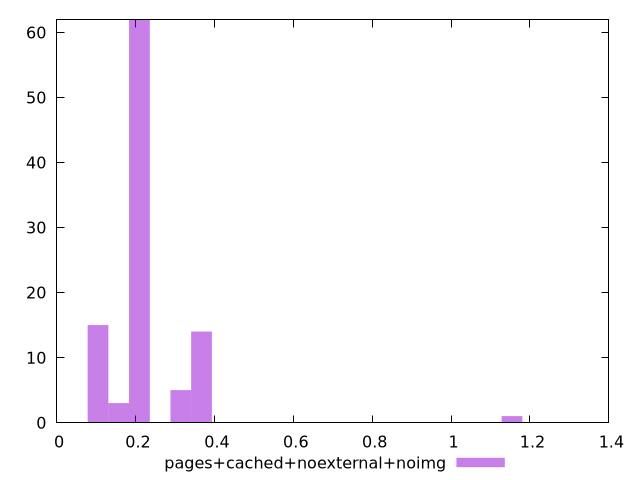

The script that saved this image:
$_pagesCachedNoexternalNoimg <<EOF
0.3672788455252072 14
0.10493681300720205 15
0.2098736260144041 62
0.31481043902160616 5
0.15740521951080308 3
1.1543049430792225 1
EOF
set key outside below
set terminal pngcairo
set output "report_00006_2020-11-02T20-21-41.718Z/cumulative-layout-shift/pages+cached+noexternal+noimg//raw_hist.png"
set yrange [0:62]
set boxwidth 0.052468406503601024
set style fill transparent solid 0.5 noborder
plot $_pagesCachedNoexternalNoimg title "pages+cached+noexternal+noimg" with boxes ,
